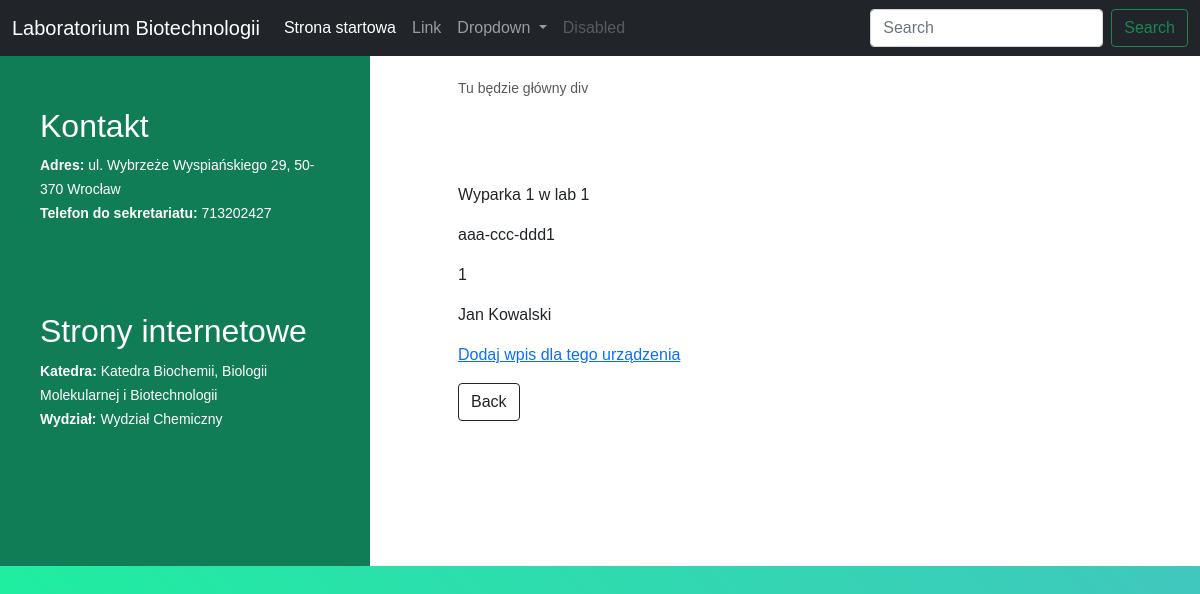
/dev/1/, run on the app's committed database.
### Urzadzenia/models.py (models this page shows, shortened)
class Urzadzenia(models.Model):
    Nazwa = models.CharField(max_length=100)
    Opis = models.TextField(blank=True)
    Numer_inwentarzowy = models.CharField(max_length=30, default='')
    Numer_laboratorium = models.ForeignKey(Laboratorium, on_delete=models.CASCADE, null=True)
    Osoba_odpowiedzialna = models.ForeignKey(Osoba, on_delete=models.CASCADE, null=True)
    class Meta:
        verbose_name = 'Urządzenie'
        verbose_name_plural = 'Urządzenia'

class Laboratorium(models.Model):
    def __str__(self):
        return self.Numer_laboratorium
    Numer_laboratorium = models.CharField(max_length=10, default='')
    class Meta:
        verbose_name = 'Laboratorium'
        verbose_name_plural = 'Laboratoria'

class Osoba(models.Model):
    def __str__(self):
        return self.Imię_i_Nazwisko
    Imię_i_Nazwisko = models.CharField(max_length=30, default='')
    Dodatkowe_informmacja = models.TextField(blank=True, default='')
    class Meta:
        verbose_name = 'Osoba odpowiedzialna'
        verbose_name_plural = 'Osoby odpowiedzialne'

### Urzadzenia/views.py (the view)
# urls.py: path('dev/<id>/', dev, name='dev'),
def dev(request, id):
    dev_number = Urzadzenia.objects.get(pk=id)
    laboratorium = Laboratorium.objects.all()
    dane = {'dev_number': dev_number, 'laboratorium': laboratorium}
    return render(request, 'urzadzenia.html', dane)

### Urzadzenia/Templates/urzadzenia.html
{% extends 'lab_details.html' %} {% block dev %} {% if dev_number %}
<h1>{{ dev_number.Nazwa }}</h1>
<p>{{ dev_number.Opis }}</p>
<p>{{ dev_number.Numer_inwentarzowy }}</p>
<p>{{ dev_number.Numer_laboratorium }}</p>
<p>{{ dev_number.Osoba_odpowiedzialna }}</p>
<p><a href="{% url 'add_post' %}">Dodaj wpis dla tego urządzenia</a></p>
{% else %}
<p>Nie ma urządzenia o takim id</p>
{% endif %} {% endblock dev%}

### Urzadzenia/static/Urzadzenia/style.css (style rules this page uses)
body { margin: 0; padding: 0; background: linear-gradient(45deg, #10ff93, #40c7be); font-family: "Montserrat", sans-serif; }
h1 { color: white; font-weight: 700; font-size: 31px; line-height: 35px; margin-left: 40px; }

### data on the page
Urzadzenia: Opis "Wyparka 1 w lab 1", Numer_inwentarzowy "aaa-ccc-ddd1", Numer_laboratorium "1", Osoba_odpowiedzialna "Jan Kowalski"
